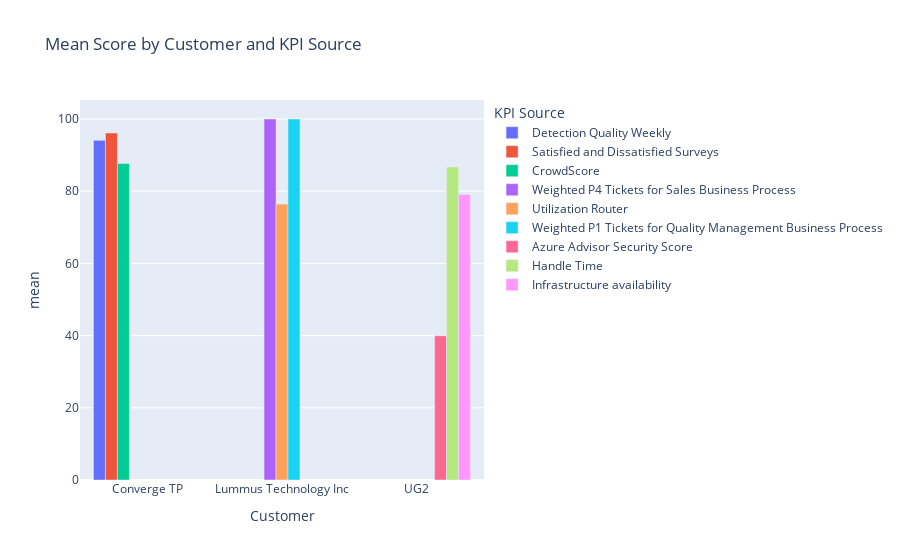

The code cell stored with this chart in its notebook:
### Code cell
fig_mean = px.bar(sampled_df, x='Customer', y='mean', color='KPI Source', barmode='group',
                  title='Mean Score by Customer and KPI Source')
fig_mean.show()

### Figure 1 — Plotly figure (JSON) as saved in the notebook; plotly's stock layout.template omitted (floating-point values rounded to 4 significant figures)
{"data": [{"alignmentgroup": "True", "hovertemplate": "KPI Source=Detection Quality Weekly<br>Customer=%{x}<br>mean=%{y}<extra></extra>", "legendgroup": "Detection Quality Weekly", "marker": {"color": "#636efa", "pattern": {"shape": ""}}, "name": "Detection Quality Weekly", "offsetgroup": "Detection Quality Weekly", "orientation": "v", "showlegend": true, "textposition": "auto", "type": "bar", "x": ["Converge TP"], "xaxis": "x", "y": [94.09], "yaxis": "y"}, {"alignmentgroup": "True", "hovertemplate": "KPI Source=Satisfied and Dissatisfied Surveys<br>Customer=%{x}<br>mean=%{y}<extra></extra>", "legendgroup": "Satisfied and Dissatisfied Surveys", "marker": {"color": "#EF553B", "pattern": {"shape": ""}}, "name": "Satisfied and Dissatisfied Surveys", "offsetgroup": "Satisfied and Dissatisfied Surveys", "orientation": "v", "showlegend": true, "textposition": "auto", "type": "bar", "x": ["Converge TP"], "xaxis": "x", "y": [96.14], "yaxis": "y"}, {"alignmentgroup": "True", "hovertemplate": "KPI Source=CrowdScore<br>Customer=%{x}<br>mean=%{y}<extra></extra>", "legendgroup": "CrowdScore", "marker": {"color": "#00cc96", "pattern": {"shape": ""}}, "name": "CrowdScore", "offsetgroup": "CrowdScore", "orientation": "v", "showlegend": true, "textposition": "auto", "type": "bar", "x": ["Converge TP"], "xaxis": "x", "y": [87.69], "yaxis": "y"}, {"alignmentgroup": "True", "hovertemplate": "KPI Source=Weighted P4 Tickets for Sales Business Process <br>Customer=%{x}<br>mean=%{y}<extra></extra>", "legendgroup": "Weighted P4 Tickets for Sales Business Process ", "marker": {"color": "#ab63fa", "pattern": {"shape": ""}}, "name": "Weighted P4 Tickets for Sales Business Process ", "offsetgroup": "Weighted P4 Tickets for Sales Business Process ", "orientation": "v", "showlegend": true, "textposition": "auto", "type": "bar", "x": ["Lummus Technology Inc"], "xaxis": "x", "y": [100], "yaxis": "y"}, {"alignmentgroup": "True", "hovertemplate": "KPI Source=Utilization Router<br>Customer=%{x}<br>mean=%{y}<extra></extra>", "legendgroup": "Utilization Router", "marker": {"color": "#FFA15A", "pattern": {"shape": ""}}, "name": "Utilization Router", "offsetgroup": "Utilization Router", "orientation": "v", "showlegend": true, "textposition": "auto", "type": "bar", "x": ["Lummus Technology Inc"], "xaxis": "x", "y": [76.42], "yaxis": "y"}, {"alignmentgroup": "True", "hovertemplate": "KPI Source=Weighted P1 Tickets for Quality Management Business Process<br>Customer=%{x}<br>mean=%{y}<extra></extra>", "legendgroup": "Weighted P1 Tickets for Quality Management Business Process", "marker": {"color": "#19d3f3", "pattern": {"shape": ""}}, "name": "Weighted P1 Tickets for Quality Management Business Process", "offsetgroup": "Weighted P1 Tickets for Quality Management Business Process", "orientation": "v", "showlegend": true, "textposition": "auto", "type": "bar", "x": ["Lummus Technology Inc"], "xaxis": "x", "y": [100], "yaxis": "y"}, {"alignmentgroup": "True", "hovertemplate": "KPI Source=Azure Advisor Security Score<br>Customer=%{x}<br>mean=%{y}<extra></extra>", "legendgroup": "Azure Advisor Security Score", "marker": {"color": "#FF6692", "pattern": {"shape": ""}}, "name": "Azure Advisor Security Score", "offsetgroup": "Azure Advisor Security Score", "orientation": "v", "showlegend": true, "textposition": "auto", "type": "bar", "x": ["UG2"], "xaxis": "x", "y": [39.98], "yaxis": "y"}, {"alignmentgroup": "True", "hovertemplate": "KPI Source=Handle Time<br>Customer=%{x}<br>mean=%{y}<extra></extra>", "legendgroup": "Handle Time", "marker": {"color": "#B6E880", "pattern": {"shape": ""}}, "name": "Handle Time", "offsetgroup": "Handle Time", "orientation": "v", "showlegend": true, "textposition": "auto", "type": "bar", "x": ["UG2"], "xaxis": "x", "y": [86.69], "yaxis": "y"}, {"alignmentgroup": "True", "hovertemplate": "KPI Source=Infrastructure availability<br>Customer=%{x}<br>mean=%{y}<extra></extra>", "legendgroup": "Infrastructure availability", "marker": {"color": "#FF97FF", "pattern": {"shape": ""}}, "name": "Infrastructure availability", "offsetgroup": "Infrastructure availability", "orientation": "v", "showlegend": true, "textposition": "auto", "type": "bar", "x": ["UG2"], "xaxis": "x", "y": [79.09], "yaxis": "y"}], "layout": {"barmode": "group", "legend": {"title": {"text": "KPI Source"}, "tracegroupgap": 0}, "title": {"text": "Mean Score by Customer and KPI Source"}, "xaxis": {"anchor": "y", "domain": [0, 1], "title": {"text": "Customer"}}, "yaxis": {"anchor": "x", "domain": [0, 1], "title": {"text": "mean"}}}}
